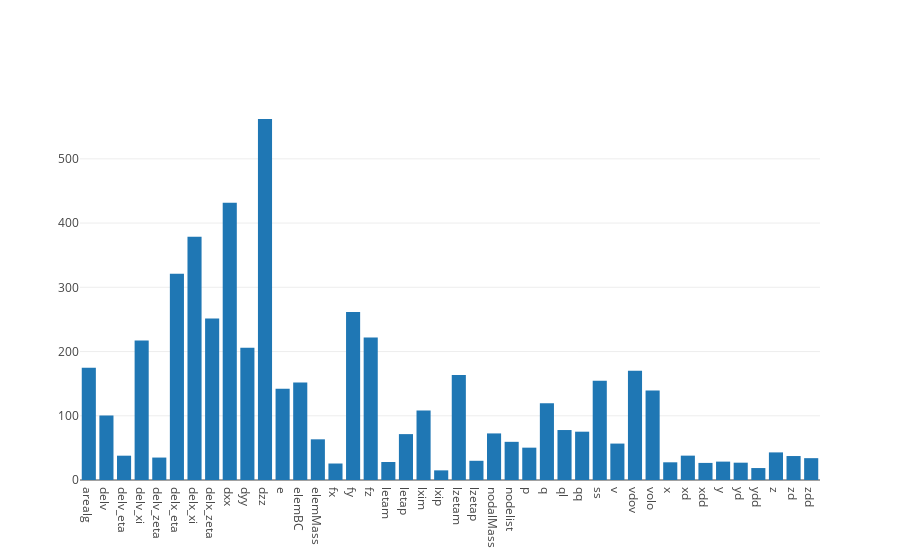

The code cell stored with this chart in its notebook:
### Markdown cell above
Looks like `fy`, `fz`, `nodelist`, `z`, and `zd`  stand out, but they may have just been accessed more frequently, rather than inefficiently.

Lets do the same plot, but average the latencies instead of sum them:

### Code cell
df_data_centric = df[['alloc.label#libpfm.addr', 'libpfm.weight']].groupby('alloc.label#libpfm.addr').mean()
data = [
    go.Bar(
        name='Allocation Quantity per Function',
        x=df_data_centric.index, 
        y=df_data_centric['libpfm.weight']
    )
]
iplot(data)

### Figure 1 — Plotly figure (JSON) as saved in the notebook; plotly's stock layout.template omitted (floating-point values rounded to 4 significant figures)
{"data": [{"name": "Allocation Quantity per Function", "type": "bar", "x": ["arealg", "delv", "delv_eta", "delv_xi", "delv_zeta", "delx_eta", "delx_xi", "delx_zeta", "dxx", "dyy", "dzz", "e", "elemBC", "elemMass", "fx", "fy", "fz", "letam", "letap", "lxim", "lxip", "lzetam", "lzetap", "nodalMass", "nodelist", "p", "q", "ql", "qq", "ss", "v", "vdov", "volo", "x", "xd", "xdd", "y", "yd", "ydd", "z", "zd", "zdd"], "y": [174.8, 100.6, 37.85, 217.1, 34.93, 320.9, 378.5, 251.4, 431.6, 205.8, 562, 142.1, 151.6, 63.32, 25.67, 261.7, 221.9, 28, 71.44, 108.2, 15, 163.6, 29.91, 72.52, 59.42, 50.35, 119.5, 77.79, 75.21, 154.7, 56.7, 170.0, 139.3, 27.56, 37.92, 26.6, 28.63, 26.96, 18.6, 42.97, 37.31, 34]}], "layout": {}}
